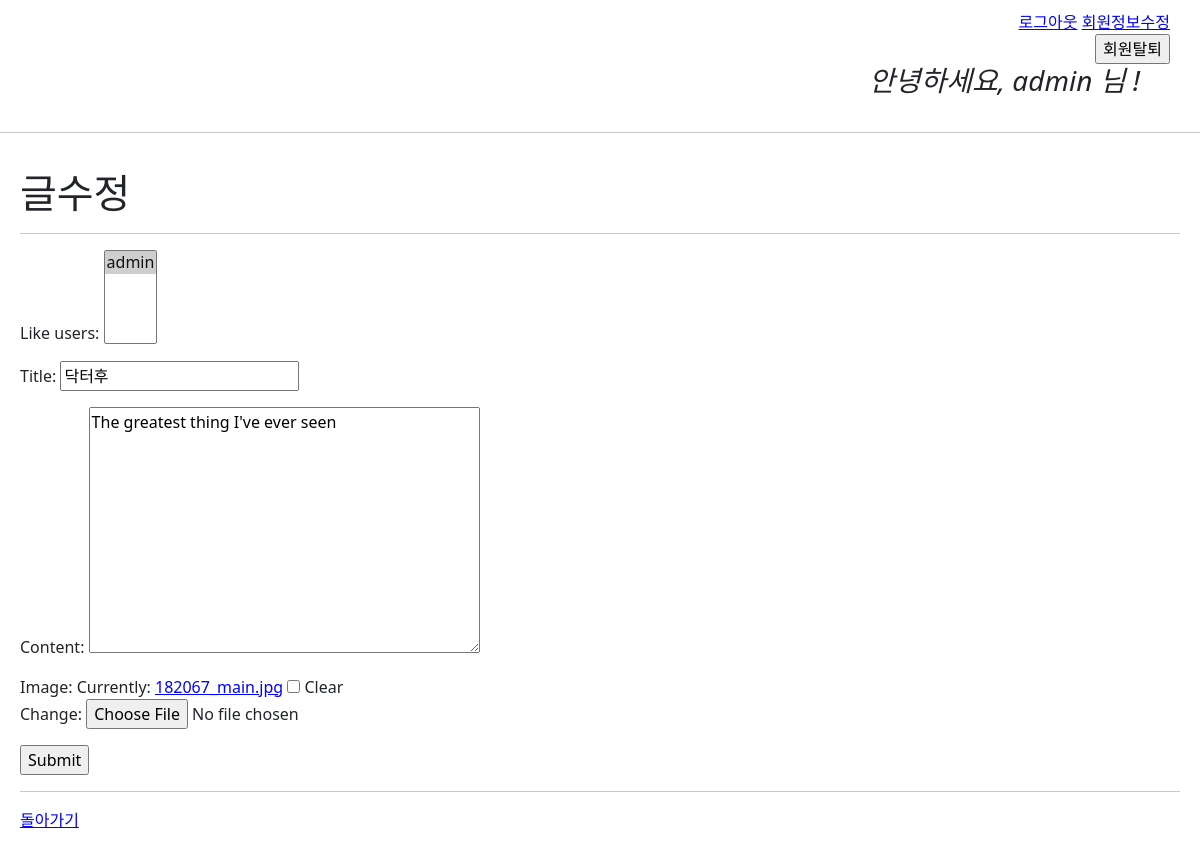
/articles/1/update/ (signed in), run on the app's committed database.
### accounts/models.py (models this page shows)
class User(AbstractUser):
    pass

### articles/models.py (models this page shows, shortened)
class Article(models.Model):
    user = models.ForeignKey(settings.AUTH_USER_MODEL, on_delete=models.CASCADE)
    like_users = models.ManyToManyField(settings.AUTH_USER_MODEL, related_name='like_articles')
    title = models.CharField(max_length=30)
    content = models.TextField()
    image = models.ImageField(blank=True, null=True)
    created_at = models.DateTimeField(auto_now_add=True)
    updated_at = models.DateTimeField(auto_now=True)

### articles/views.py (the view)
# urls.py: path('update/', views.update, name="update"),
def update(request, pk):
    article = Article.objects.get(pk=pk)
    if request.user == article.user:
        if request.method == 'POST':
            form = ArticleForm(request.POST, request.FILES, instance=article)
            if form.is_valid():
                form.save()
                return redirect('articles:detail', pk=article.pk)
        else:
            form = ArticleForm(instance=article)
    else:
        return redirect('articles:detail', article.pk)
    context = {'form': form, 'article': article}
    return render(request, 'articles/update.html', context)

### articles/forms.py
class ArticleForm(forms.ModelForm):
    class Meta:
        model = Article
        exclude = ('user',)

### articles/templates/articles/update.html
{% extends 'base.html' %}
{% block content %}
  <h1>글수정</h1>
  <hr />
  <form action="{% url 'articles:update' article.pk %}" method="POST"  enctype='multipart/form-data'>
    {% csrf_token %} {{form.as_p}}
    <input type="submit" />
  </form>
  <hr />
  <a href="{% url 'articles:detail' article.pk %}">돌아가기</a>
{% endblock content %}

### templates/base.html (shortened to what this page needs)
{% load static %}
<!DOCTYPE html>
<html lang="en">
  <head>
    <link href="https://cdn.jsdelivr.net/npm/bootstrap@5.3.0-alpha1/dist/css/bootstrap.min.css" rel="stylesheet">
    <link rel="stylesheet" href="{% static 'base.css' %}">
  </head>
  <body>
    <div id="nav">
      {% if user.is_authenticated %}
        <a href="{% url 'accounts:logout' %}">로그아웃</a>
        <a href="{% url 'accounts:update' %}">회원정보수정</a>
        <form action="{% url 'accounts:delete' %}" method="POST">
          <input type="submit" value="회원탈퇴">
        </form>
        <h3 id="user-hello"><i>안녕하세요, {{user}} 님 !</i></h3>
      {% else %}
        <a href="{% url 'accounts:signup' %}">회원가입</a>
        <a href="{% url 'accounts:login' %}">로그인</a>
      {% endif %}
    </div>
    <hr>
    <div id="content">
      {% block content %}{% endblock content %}
    </div>
  </body>
</html>

### static/base.css (style rules this page uses)
a { color: blue; }
#content { padding: 20px; }
#nav { text-align: right; padding: 10px 30px 10px; }
#user-hello { text-align: right; padding-right: 30px; }

### data on the page
User: username "admin"
Article: title "닥터후", content "The greatest thing I've ever seen"
